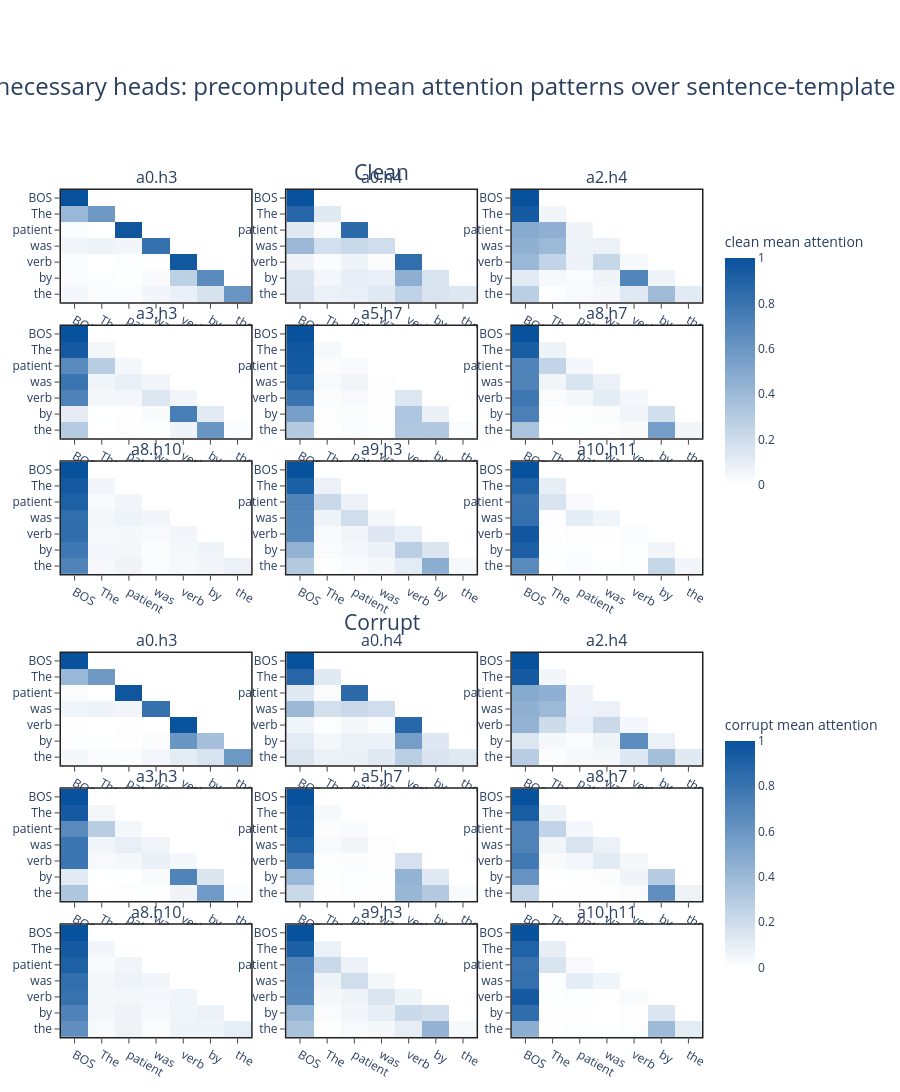

Notebook cell for this chart:
### Markdown cell above
## Attention Pattern Analysis For Necessary Heads

Load precomputed attention patterns for necessary heads. This notebook does not run the model for this section; generate or refresh the CSV on a GPU with `sbatch jobs/job.sh`. Rows are query positions and columns are key positions in the sentence template `The [patient] was [verb p.p] by the `.

### Code cell
SENTENCE_POSITION_ORDER = ["BOS", "The", "patient", "was", "verb", "by", "the"]
MODEL_DISPLAY_NAME = {
    "gpt2": "GPT-2",
    "meta-llama_Llama-3.2-3B": "Llama-3.2-3B",
    "Qwen_Qwen3-4B": "Qwen3-4B",
    "google_gemma-3-4b-pt": "Gemma-3-4B-PT",
}.get(MODEL_SLUG, MODEL_SLUG)


def latest_attention_pattern_file(model_slug: str = MODEL_SLUG):
    candidates = sorted(
        [*RESULTS_ROOT.glob("necessary_attention_patterns_*"), *RESULTS_ROOT.glob("necessary_circuit_diagnostics_*")],
        key=lambda path: path.stat().st_mtime,
    )
    for directory in reversed(candidates):
        attention_path = directory / "attention_pattern_summary.csv"
        if not attention_path.exists():
            continue
        try:
            slugs = set(pd.read_csv(attention_path, usecols=["model_slug"])["model_slug"].dropna().astype(str).unique())
        except Exception:
            continue
        if model_slug in slugs:
            return attention_path
    return None


attention_pattern_path = latest_attention_pattern_file()
if attention_pattern_path is None:
    attention_pattern_summary = pd.DataFrame()
    display(Markdown(
        "No precomputed attention-pattern CSV found for this model. Run "
        "`sbatch jobs/job.sh` from the repository root, then rerun this cell."
    ))
else:
    attention_pattern_summary = filter_slot(pd.read_csv(attention_pattern_path))
    necessary_heads = sorted(
        component_summary.loc[component_summary["component_type"] == "attn", "component"].dropna().astype(str).unique().tolist(),
        key=component_sort_key,
    )
    available_heads = [
        head for head in necessary_heads
        if head in set(attention_pattern_summary["component"].dropna().astype(str))
    ]
    if attention_pattern_summary.empty or not available_heads:
        display(Markdown(
            f"`{attention_pattern_path}` exists, but it has no rows for the selected slot "
            f"`{MODEL_SLUG}` / seed `{SEED}` / budget `{slot_row['selected_budget']}`. "
            "Regenerate it with `sbatch jobs/job.sh`."
        ))
    else:
        display(pd.DataFrame([{
            "attention_pattern_path": str(attention_pattern_path),
            "rows": len(attention_pattern_summary),
            "heads": len(available_heads),
        }]))

        heads_per_condition_row = 3
        condition_blocks = [
            ("clean", "Clean", "coloraxis"),
            ("corrupt", "Corrupt", "coloraxis2"),
        ]
        head_rows = int(np.ceil(len(available_heads) / heads_per_condition_row))
        spacer_rows = 1
        total_rows = head_rows * len(condition_blocks) + spacer_rows
        total_cols = heads_per_condition_row
        spacer_row = head_rows + 1
        row_heights = [1.0] * head_rows + [0.28] + [1.0] * head_rows

        subplot_titles = []
        for block_index, (_condition, _label, _coloraxis) in enumerate(condition_blocks):
            if block_index == 1:
                subplot_titles.extend([""] * heads_per_condition_row)
            for row_index in range(head_rows):
                row_heads = available_heads[
                    row_index * heads_per_condition_row : (row_index + 1) * heads_per_condition_row
                ]
                subplot_titles.extend([*row_heads, *([""] * (heads_per_condition_row - len(row_heads)))])

        pattern_fig = make_subplots(
            rows=total_rows,
            cols=total_cols,
            subplot_titles=subplot_titles,
            row_heights=row_heights,
            horizontal_spacing=0.055,
            vertical_spacing=0.028,
        )

        for head_index, component in enumerate(available_heads):
            head_row_index = head_index // heads_per_condition_row + 1
            col_index = head_index % heads_per_condition_row + 1
            for block_index, (condition, condition_label, coloraxis_name) in enumerate(condition_blocks):
                row_index = head_row_index if block_index == 0 else spacer_row + head_row_index
                matrix = (
                    attention_pattern_summary[
                        (attention_pattern_summary["component"].astype(str) == component)
                        & (attention_pattern_summary["condition"].astype(str) == condition)
                    ]
                    .pivot(index="query_token", columns="key_token", values="attention_mass_mean")
                    .reindex(index=SENTENCE_POSITION_ORDER, columns=SENTENCE_POSITION_ORDER)
                )
                pattern_fig.add_trace(
                    go.Heatmap(
                        z=matrix.to_numpy(),
                        x=matrix.columns.tolist(),
                        y=matrix.index.tolist(),
                        coloraxis=coloraxis_name,
                        hovertemplate=(
                            "condition=" + condition_label + "<br>"
                            "head=" + component + "<br>"
                            "query=%{y}<br>key=%{x}<br>attention=%{z:.4f}<extra></extra>"
                        ),
                    ),
                    row=row_index,
                    col=col_index,
                )
                pattern_fig.update_xaxes(
                    categoryorder="array",
                    categoryarray=SENTENCE_POSITION_ORDER,
                    showline=True,
                    mirror=True,
                    linewidth=1.5,
                    linecolor="#222222",
                    ticks="outside",
                    row=row_index,
                    col=col_index,
                )
                pattern_fig.update_yaxes(
                    categoryorder="array",
                    categoryarray=SENTENCE_POSITION_ORDER,
                    autorange="reversed",
                    showline=True,
                    mirror=True,
                    linewidth=1.5,
                    linecolor="#222222",
                    ticks="outside",
                    row=row_index,
                    col=col_index,
                )

        pattern_height = max(260 * (head_rows * len(condition_blocks)) + 300, 1180)
        pattern_fig.update_layout(
            title=dict(
                text=f"{MODEL_DISPLAY_NAME} necessary heads: precomputed mean attention patterns over sentence-template tokens",
                x=0.5,
                xanchor="center",
                font=dict(size=24),
            ),
            coloraxis=dict(
                colorscale=WHITE_BLUE_SCALE,
                cmin=0.0,
                cmax=1.0,
                colorbar=dict(title="clean mean attention", x=1.02, y=0.80, len=0.32),
            ),
            coloraxis2=dict(
                colorscale=WHITE_BLUE_SCALE,
                cmin=0.0,
                cmax=1.0,
                colorbar=dict(title="corrupt mean attention", x=1.02, y=0.23, len=0.32),
            ),
            height=pattern_height,
            margin=dict(l=55, r=110, t=190, b=45),
        )
        pattern_fig.add_annotation(
            text="Clean",
            x=0.5,
            y=1.04,
            xref="paper",
            yref="paper",
            showarrow=False,
            font=dict(size=21),
        )
        pattern_fig.add_annotation(
            text="Corrupt",
            x=0.5,
            y=0.49,
            xref="paper",
            yref="paper",
            showarrow=False,
            font=dict(size=21),
        )
        display(pattern_fig)
        display(attention_pattern_summary)

# Preserve the model-specific name used elsewhere during ad hoc notebook work.
globals()[f"{MODEL_SLUG.split('/')[-1].replace('-', '_').replace('.', '_')}_attention_pattern_summary"] = attention_pattern_summary

### Figure 1 — Plotly figure (JSON) as saved in the notebook; plotly's stock layout.template omitted (floating-point values rounded to 4 significant figures)
{"data": [{"coloraxis": "coloraxis", "hovertemplate": "condition=Clean<br>head=a0.h3<br>query=%{y}<br>key=%{x}<br>attention=%{z:.4f}<extra></extra>", "type": "heatmap", "x": ["BOS", "The", "patient", "was", "verb", "by", "the"], "xaxis": "x", "y": ["BOS", "The", "patient", "was", "verb", "by", "the"], "yaxis": "y", "z": [[1.0, 0.0, 0.0, 0.0, 0.0, 0.0, 0.0], [0.4127, 0.5873, 0.0, 0.0, 0.0, 0.0, 0.0], [0.02517, 0.00264, 0.9722, 0.0, 0.0, 0.0, 0.0], [0.05922, 0.07033, 0.05328, 0.8172, 0.0, 0.0, 0.0], [0.02355, 0.0008264, 0.01153, 0.00349, 0.9606, 0.0, 0.0], [0.02111, 0.01155, 0.008, 0.02667, 0.2669, 0.6658, 0.0], [0.04382, 0.02087, 0.01948, 0.05202, 0.08492, 0.1679, 0.611]]}, {"coloraxis": "coloraxis2", "hovertemplate": "condition=Corrupt<br>head=a0.h3<br>query=%{y}<br>key=%{x}<br>attention=%{z:.4f}<extra></extra>", "type": "heatmap", "x": ["BOS", "The", "patient", "was", "verb", "by", "the"], "xaxis": "x13", "y": ["BOS", "The", "patient", "was", "verb", "by", "the"], "yaxis": "y13", "z": [[1.0, 0.0, 0.0, 0.0, 0.0, 0.0, 0.0], [0.4127, 0.5873, 0.0, 0.0, 0.0, 0.0, 0.0], [0.02517, 0.00264, 0.9722, 0.0, 0.0, 0.0, 0.0], [0.05922, 0.07033, 0.05328, 0.8172, 0.0, 0.0, 0.0], [0.005798, 0.0001354, 0.002923, 0.000736, 0.9904, 0.0, 0.0], [0.01148, 0.006281, 0.004416, 0.0145, 0.6013, 0.3621, 0.0], [0.04262, 0.0203, 0.01893, 0.05059, 0.11, 0.1633, 0.5942]]}, {"coloraxis": "coloraxis", "hovertemplate": "condition=Clean<br>head=a0.h4<br>query=%{y}<br>key=%{x}<br>attention=%{z:.4f}<extra></extra>", "type": "heatmap", "x": ["BOS", "The", "patient", "was", "verb", "by", "the"], "xaxis": "x2", "y": ["BOS", "The", "patient", "was", "verb", "by", "the"], "yaxis": "y2", "z": [[1.0, 0.0, 0.0, 0.0, 0.0, 0.0, 0.0], [0.8784, 0.1216, 0.0, 0.0, 0.0, 0.0, 0.0], [0.1205, 0.02433, 0.8551, 0.0, 0.0, 0.0, 0.0], [0.403, 0.1831, 0.22, 0.1939, 0.0, 0.0, 0.0], [0.06219, 0.01916, 0.06484, 0.02037, 0.8334, 0.0, 0.0], [0.141, 0.04895, 0.09601, 0.09434, 0.4594, 0.1603, 0.0], [0.1552, 0.08077, 0.08937, 0.1257, 0.258, 0.1588, 0.1321]]}, {"coloraxis": "coloraxis2", "hovertemplate": "condition=Corrupt<br>head=a0.h4<br>query=%{y}<br>key=%{x}<br>attention=%{z:.4f}<extra></extra>", "type": "heatmap", "x": ["BOS", "The", "patient", "was", "verb", "by", "the"], "xaxis": "x14", "y": ["BOS", "The", "patient", "was", "verb", "by", "the"], "yaxis": "y14", "z": [[1.0, 0.0, 0.0, 0.0, 0.0, 0.0, 0.0], [0.8784, 0.1216, 0.0, 0.0, 0.0, 0.0, 0.0], [0.1205, 0.02433, 0.8551, 0.0, 0.0, 0.0, 0.0], [0.403, 0.1831, 0.22, 0.1939, 0.0, 0.0, 0.0], [0.05951, 0.01148, 0.04275, 0.01489, 0.8714, 0.0, 0.0], [0.1145, 0.03975, 0.07862, 0.0766, 0.5604, 0.1302, 0.0], [0.1517, 0.07893, 0.08732, 0.1228, 0.275, 0.1552, 0.1291]]}, {"coloraxis": "coloraxis", "hovertemplate": "condition=Clean<br>head=a2.h4<br>query=%{y}<br>key=%{x}<br>attention=%{z:.4f}<extra></extra>", "type": "heatmap", "x": ["BOS", "The", "patient", "was", "verb", "by", "the"], "xaxis": "x3", "y": ["BOS", "The", "patient", "was", "verb", "by", "the"], "yaxis": "y3", "z": [[1.0, 0.0, 0.0, 0.0, 0.0, 0.0, 0.0], [0.9472, 0.05279, 0.0, 0.0, 0.0, 0.0, 0.0], [0.4856, 0.4519, 0.06248, 0.0, 0.0, 0.0, 0.0], [0.4513, 0.3988, 0.07115, 0.07877, 0.0, 0.0, 0.0], [0.4115, 0.2453, 0.07536, 0.2305, 0.03735, 0.0, 0.0], [0.1185, 0.0359, 0.02031, 0.06133, 0.7006, 0.06342, 0.0], [0.2785, 0.01433, 0.0343, 0.03964, 0.1238, 0.3901, 0.1193]]}, {"coloraxis": "coloraxis2", "hovertemplate": "condition=Corrupt<br>head=a2.h4<br>query=%{y}<br>key=%{x}<br>attention=%{z:.4f}<extra></extra>", "type": "heatmap", "x": ["BOS", "The", "patient", "was", "verb", "by", "the"], "xaxis": "x15", "y": ["BOS", "The", "patient", "was", "verb", "by", "the"], "yaxis": "y15", "z": [[1.0, 0.0, 0.0, 0.0, 0.0, 0.0, 0.0], [0.9472, 0.05279, 0.0, 0.0, 0.0, 0.0, 0.0], [0.4856, 0.4519, 0.06248, 0.0, 0.0, 0.0, 0.0], [0.4513, 0.3988, 0.07115, 0.07877, 0.0, 0.0, 0.0], [0.4392, 0.2022, 0.09438, 0.2189, 0.04543, 0.0, 0.0], [0.1377, 0.03861, 0.02309, 0.06751, 0.6546, 0.07855, 0.0], [0.2873, 0.01439, 0.03441, 0.03969, 0.1329, 0.3699, 0.1213]]}, {"coloraxis": "coloraxis", "hovertemplate": "condition=Clean<br>head=a3.h3<br>query=%{y}<br>key=%{x}<br>attention=%{z:.4f}<extra></extra>", "type": "heatmap", "x": ["BOS", "The", "patient", "was", "verb", "by", "the"], "xaxis": "x4", "y": ["BOS", "The", "patient", "was", "verb", "by", "the"], "yaxis": "y4", "z": [[1.0, 0.0, 0.0, 0.0, 0.0, 0.0, 0.0], [0.9533, 0.04669, 0.0, 0.0, 0.0, 0.0, 0.0], [0.6736, 0.2829, 0.04348, 0.0, 0.0, 0.0, 0.0], [0.7926, 0.0601, 0.09213, 0.05516, 0.0, 0.0, 0.0], [0.716, 0.04222, 0.04982, 0.136, 0.05593, 0.0, 0.0], [0.107, 0.002637, 0.002932, 0.02722, 0.7437, 0.1164, 0.0], [0.297, 0.0002954, 0.009151, 0.006906, 0.06343, 0.608, 0.01526]]}, {"coloraxis": "coloraxis2", "hovertemplate": "condition=Corrupt<br>head=a3.h3<br>query=%{y}<br>key=%{x}<br>attention=%{z:.4f}<extra></extra>", "type": "heatmap", "x": ["BOS", "The", "patient", "was", "verb", "by", "the"], "xaxis": "x16", "y": ["BOS", "The", "patient", "was", "verb", "by", "the"], "yaxis": "y16", "z": [[1.0, 0.0, 0.0, 0.0, 0.0, 0.0, 0.0], [0.9533, 0.04669, 0.0, 0.0, 0.0, 0.0, 0.0], [0.6736, 0.2829, 0.04348, 0.0, 0.0, 0.0, 0.0], [0.7926, 0.0601, 0.09213, 0.05516, 0.0, 0.0, 0.0], [0.7917, 0.03288, 0.04232, 0.08867, 0.04444, 0.0, 0.0], [0.1164, 0.002154, 0.002093, 0.02612, 0.7072, 0.1461, 0.0], [0.3256, 0.0002929, 0.009094, 0.006976, 0.06117, 0.5819, 0.01494]]}, {"coloraxis": "coloraxis", "hovertemplate": "condition=Clean<br>head=a5.h7<br>query=%{y}<br>key=%{x}<br>attention=%{z:.4f}<extra></extra>", "type": "heatmap", "x": ["BOS", "The", "patient", "was", "verb", "by", "the"], "xaxis": "x5", "y": ["BOS", "The", "patient", "was", "verb", "by", "the"], "yaxis": "y5", "z": [[1.0, 0.0, 0.0, 0.0, 0.0, 0.0, 0.0], [0.963, 0.03701, 0.0, 0.0, 0.0, 0.0, 0.0], [0.9535, 0.01744, 0.02901, 0.0, 0.0, 0.0, 0.0], [0.903, 0.03103, 0.05644, 0.009489, 0.0, 0.0, 0.0], [0.8064, 0.01598, 0.03174, 0.005967, 0.1399, 0.0, 0.0], [0.5511, 0.009301, 0.01763, 0.004595, 0.3307, 0.08668, 0.0], [0.3069, 0.004535, 0.0166, 0.008004, 0.3235, 0.3148, 0.02567]]}, {"coloraxis": "coloraxis2", "hovertemplate": "condition=Corrupt<br>head=a5.h7<br>query=%{y}<br>key=%{x}<br>attention=%{z:.4f}<extra></extra>", "type": "heatmap", "x": ["BOS", "The", "patient", "was", "verb", "by", "the"], "xaxis": "x17", "y": ["BOS", "The", "patient", "was", "verb", "by", "the"], "yaxis": "y17", "z": [[1.0, 0.0, 0.0, 0.0, 0.0, 0.0, 0.0], [0.963, 0.03701, 0.0, 0.0, 0.0, 0.0, 0.0], [0.9535, 0.01744, 0.02901, 0.0, 0.0, 0.0, 0.0], [0.903, 0.03103, 0.05644, 0.009489, 0.0, 0.0, 0.0], [0.7923, 0.01162, 0.01913, 0.004957, 0.172, 0.0, 0.0], [0.4124, 0.006278, 0.01285, 0.006403, 0.4376, 0.1244, 0.0], [0.2155, 0.003091, 0.01355, 0.00948, 0.4189, 0.3108, 0.02879]]}, {"coloraxis": "coloraxis", "hovertemplate": "condition=Clean<br>head=a8.h7<br>query=%{y}<br>key=%{x}<br>attention=%{z:.4f}<extra></extra>", "type": "heatmap", "x": ["BOS", "The", "patient", "was", "verb", "by", "the"], "xaxis": "x6", "y": ["BOS", "The", "patient", "was", "verb", "by", "the"], "yaxis": "y6", "z": [[1.0, 0.0, 0.0, 0.0, 0.0, 0.0, 0.0], [0.9328, 0.06721, 0.0, 0.0, 0.0, 0.0, 0.0], [0.7102, 0.2455, 0.04429, 0.0, 0.0, 0.0, 0.0], [0.7095, 0.05485, 0.1565, 0.07917, 0.0, 0.0, 0.0], [0.7803, 0.02475, 0.04032, 0.1099, 0.04473, 0.0, 0.0], [0.7288, 0.003797, 0.008521, 0.0146, 0.0583, 0.1859, 0.0], [0.3401, 0.00199, 0.007448, 0.0088, 0.02651, 0.5632, 0.05195]]}, {"coloraxis": "coloraxis2", "hovertemplate": "condition=Corrupt<br>head=a8.h7<br>query=%{y}<br>key=%{x}<br>attention=%{z:.4f}<extra></extra>", "type": "heatmap", "x": ["BOS", "The", "patient", "was", "verb", "by", "the"], "xaxis": "x18", "y": ["BOS", "The", "patient", "was", "verb", "by", "the"], "yaxis": "y18", "z": [[1.0, 0.0, 0.0, 0.0, 0.0, 0.0, 0.0], [0.9328, 0.06721, 0.0, 0.0, 0.0, 0.0, 0.0], [0.7102, 0.2455, 0.04429, 0.0, 0.0, 0.0, 0.0], [0.7095, 0.05485, 0.1565, 0.07917, 0.0, 0.0, 0.0], [0.7673, 0.02598, 0.04937, 0.1179, 0.03947, 0.0, 0.0], [0.6186, 0.002374, 0.007329, 0.01677, 0.06121, 0.2938, 0.0], [0.2515, 0.0009812, 0.004352, 0.005949, 0.0258, 0.6438, 0.06755]]}, {"coloraxis": "coloraxis", "hovertemplate": "condition=Clean<br>head=a8.h10<br>query=%{y}<br>key=%{x}<br>attention=%{z:.4f}<extra></extra>", "type": "heatmap", "x": ["BOS", "The", "patient", "was", "verb", "by", "the"], "xaxis": "x7", "y": ["BOS", "The", "patient", "was", "verb", "by", "the"], "yaxis": "y7", "z": [[1.0, 0.0, 0.0, 0.0, 0.0, 0.0, 0.0], [0.9474, 0.0526, 0.0, 0.0, 0.0, 0.0, 0.0], [0.9145, 0.02894, 0.05653, 0.0, 0.0, 0.0, 0.0], [0.832, 0.04562, 0.06877, 0.05357, 0.0, 0.0, 0.0], [0.8368, 0.03519, 0.03945, 0.03398, 0.0546, 0.0, 0.0], [0.7776, 0.05007, 0.04765, 0.0193, 0.04133, 0.06404, 0.0], [0.7093, 0.0383, 0.06254, 0.02097, 0.03826, 0.05069, 0.07992]]}, {"coloraxis": "coloraxis2", "hovertemplate": "condition=Corrupt<br>head=a8.h10<br>query=%{y}<br>key=%{x}<br>attention=%{z:.4f}<extra></extra>", "type": "heatmap", "x": ["BOS", "The", "patient", "was", "verb", "by", "the"], "xaxis": "x19", "y": ["BOS", "The", "patient", "was", "verb", "by", "the"], "yaxis": "y19", "z": [[1.0, 0.0, 0.0, 0.0, 0.0, 0.0, 0.0], [0.9474, 0.0526, 0.0, 0.0, 0.0, 0.0, 0.0], [0.9145, 0.02894, 0.05653, 0.0, 0.0, 0.0, 0.0], [0.832, 0.04562, 0.06877, 0.05357, 0.0, 0.0, 0.0], [0.8091, 0.03876, 0.04725, 0.04512, 0.05978, 0.0, 0.0], [0.7175, 0.04685, 0.0668, 0.03635, 0.0589, 0.07362, 0.0], [0.6428, 0.03065, 0.06718, 0.02527, 0.06506, 0.06399, 0.1051]]}, {"coloraxis": "coloraxis", "hovertemplate": "condition=Clean<br>head=a9.h3<br>query=%{y}<br>key=%{x}<br>attention=%{z:.4f}<extra></extra>", "type": "heatmap", "x": ["BOS", "The", "patient", "was", "verb", "by", "the"], "xaxis": "x8", "y": ["BOS", "The", "patient", "was", "verb", "by", "the"], "yaxis": "y8", "z": [[1.0, 0.0, 0.0, 0.0, 0.0, 0.0, 0.0], [0.9217, 0.07832, 0.0, 0.0, 0.0, 0.0, 0.0], [0.7085, 0.2181, 0.07343, 0.0, 0.0, 0.0, 0.0], [0.6972, 0.06822, 0.1918, 0.04277, 0.0, 0.0, 0.0], [0.6924, 0.02689, 0.05545, 0.1313, 0.09396, 0.0, 0.0], [0.4395, 0.02261, 0.04396, 0.07528, 0.2758, 0.1428, 0.0], [0.3056, 0.007756, 0.02607, 0.04234, 0.1148, 0.4667, 0.03669]]}, {"coloraxis": "coloraxis2", "hovertemplate": "condition=Corrupt<br>head=a9.h3<br>query=%{y}<br>key=%{x}<br>attention=%{z:.4f}<extra></extra>", "type": "heatmap", "x": ["BOS", "The", "patient", "was", "verb", "by", "the"], "xaxis": "x20", "y": ["BOS", "The", "patient", "was", "verb", "by", "the"], "yaxis": "y20", "z": [[1.0, 0.0, 0.0, 0.0, 0.0, 0.0, 0.0], [0.9217, 0.07832, 0.0, 0.0, 0.0, 0.0, 0.0], [0.7085, 0.2181, 0.07343, 0.0, 0.0, 0.0, 0.0], [0.6972, 0.06822, 0.1918, 0.04277, 0.0, 0.0, 0.0], [0.6856, 0.03863, 0.06498, 0.1473, 0.06349, 0.0, 0.0], [0.4326, 0.02211, 0.05248, 0.09516, 0.2124, 0.1853, 0.0], [0.3454, 0.007799, 0.03402, 0.04192, 0.1006, 0.435, 0.03533]]}, {"coloraxis": "coloraxis", "hovertemplate": "condition=Clean<br>head=a10.h11<br>query=%{y}<br>key=%{x}<br>attention=%{z:.4f}<extra></extra>", "type": "heatmap", "x": ["BOS", "The", "patient", "was", "verb", "by", "the"], "xaxis": "x9", "y": ["BOS", "The", "patient", "was", "verb", "by", "the"], "yaxis": "y9", "z": [[1.0, 0.0, 0.0, 0.0, 0.0, 0.0, 0.0], [0.9032, 0.09678, 0.0, 0.0, 0.0, 0.0, 0.0], [0.8115, 0.1568, 0.03174, 0.0, 0.0, 0.0, 0.0], [0.8219, 0.01194, 0.1073, 0.05887, 0.0, 0.0, 0.0], [0.9659, 0.0055, 0.009203, 0.004401, 0.01499, 0.0, 0.0], [0.9168, 0.002588, 0.01017, 0.0008035, 0.01244, 0.05725, 0.0], [0.6739, 0.004783, 0.02331, 0.002659, 0.01242, 0.23, 0.05287]]}, {"coloraxis": "coloraxis2", "hovertemplate": "condition=Corrupt<br>head=a10.h11<br>query=%{y}<br>key=%{x}<br>attention=%{z:.4f}<extra></extra>", "type": "heatmap", "x": ["BOS", "The", "patient", "was", "verb", "by", "the"], "xaxis": "x21", "y": ["BOS", "The", "patient", "was", "verb", "by", "the"], "yaxis": "y21", "z": [[1.0, 0.0, 0.0, 0.0, 0.0, 0.0, 0.0], [0.9032, 0.09678, 0.0, 0.0, 0.0, 0.0, 0.0], [0.8115, 0.1568, 0.03174, 0.0, 0.0, 0.0, 0.0], [0.8219, 0.01194, 0.1073, 0.05887, 0.0, 0.0, 0.0], [0.9469, 0.006088, 0.01143, 0.005719, 0.02981, 0.0, 0.0], [0.8387, 0.003483, 0.006041, 0.001111, 0.009602, 0.141, 0.0], [0.4648, 0.003472, 0.0118, 0.002556, 0.01034, 0.3968, 0.1102]]}], "layout": {"annotations": [{"font": {"size": 16}, "showarrow": false, "text": "a0.h3", "x": 0.1483, "xanchor": "center", "xref": "paper", "y": 1, "yanchor": "bottom", "yref": "paper"}, {"font": {"size": 16}, "showarrow": false, "text": "a0.h4", "x": 0.5, "xanchor": "center", "xref": "paper", "y": 1, "yanchor": "bottom", "yref": "paper"}, {"font": {"size": 16}, "showarrow": false, "text": "a2.h4", "x": 0.8517, "xanchor": "center", "xref": "paper", "y": 1, "yanchor": "bottom", "yref": "paper"}, {"font": {"size": 16}, "showarrow": false, "text": "a3.h3", "x": 0.1483, "xanchor": "center", "xref": "paper", "y": 0.8395, "yanchor": "bottom", "yref": "paper"}, {"font": {"size": 16}, "showarrow": false, "text": "a5.h7", "x": 0.5, "xanchor": "center", "xref": "paper", "y": 0.8395, "yanchor": "bottom", "yref": "paper"}, {"font": {"size": 16}, "showarrow": false, "text": "a8.h7", "x": 0.8517, "xanchor": "center", "xref": "paper", "y": 0.8395, "yanchor": "bottom", "yref": "paper"}, {"font": {"size": 16}, "showarrow": false, "text": "a8.h10", "x": 0.1483, "xanchor": "center", "xref": "paper", "y": 0.679, "yanchor": "bottom", "yref": "paper"}, {"font": {"size": 16}, "showarrow": false, "text": "a9.h3", "x": 0.5, "xanchor": "center", "xref": "paper", "y": 0.679, "yanchor": "bottom", "yref": "paper"}, {"font": {"size": 16}, "showarrow": false, "text": "a10.h11", "x": 0.8517, "xanchor": "center", "xref": "paper", "y": 0.679, "yanchor": "bottom", "yref": "paper"}, {"font": {"size": 16}, "showarrow": false, "text": "a0.h3", "x": 0.1483, "xanchor": "center", "xref": "paper", "y": 0.4535, "yanchor": "bottom", "yref": "paper"}, {"font": {"size": 16}, "showarrow": false, "text": "a0.h4", "x": 0.5, "xanchor": "center", "xref": "paper", "y": 0.4535, "yanchor": "bottom", "yref": "paper"}, {"font": {"size": 16}, "showarrow": false, "text": "a2.h4", "x": 0.8517, "xanchor": "center", "xref": "paper", "y": 0.4535, "yanchor": "bottom", "yref": "paper"}, {"font": {"size": 16}, "showarrow": false, "text": "a3.h3", "x": 0.1483, "xanchor": "center", "xref": "paper", "y": 0.293, "yanchor": "bottom", "yref": "paper"}, {"font": {"size": 16}, "showarrow": false, "text": "a5.h7", "x": 0.5, "xanchor": "center", "xref": "paper", "y": 0.293, "yanchor": "bottom", "yref": "paper"}, {"font": {"size": 16}, "showarrow": false, "text": "a8.h7", "x": 0.8517, "xanchor": "center", "xref": "paper", "y": 0.293, "yanchor": "bottom", "yref": "paper"}, {"font": {"size": 16}, "showarrow": false, "text": "a8.h10", "x": 0.1483, "xanchor": "center", "xref": "paper", "y": 0.1325, "yanchor": "bottom", "yref": "paper"}, {"font": {"size": 16}, "showarrow": false, "text": "a9.h3", "x": 0.5, "xanchor": "center", "xref": "paper", "y": 0.1325, "yanchor": "bottom", "yref": "paper"}, {"font": {"size": 16}, "showarrow": false, "text": "a10.h11", "x": 0.8517, "xanchor": "center", "xref": "paper", "y": 0.1325, "yanchor": "bottom", "yref": "paper"}, {"font": {"size": 21}, "showarrow": false, "text": "Clean", "x": 0.5, "xref": "paper", "y": 1.04, "yref": "paper"}, {"font": {"size": 21}, "showarrow": false, "text": "Corrupt", "x": 0.5, "xref": "paper", "y": 0.49, "yref": "paper"}], "coloraxis": {"cmax": 1, "cmin": 0, "colorbar": {"len": 0.32, "title": {"text": "clean mean attention"}, "x": 1.02, "y": 0.8}, "colorscale": [[0, "#ffffff"], [1, "#08519c"]]}, "coloraxis2": {"cmax": 1, "cmin": 0, "colorbar": {"len": 0.32, "title": {"text": "corrupt mean attention"}, "x": 1.02, "y": 0.23}, "colorscale": [[0, "#ffffff"], [1, "#08519c"]]}, "height": 1860, "margin": {"b": 45, "l": 55, "r": 110, "t": 190}, "title": {"font": {"size": 24}, "text": "GPT-2 necessary heads: precomputed mean attention patterns over sentence-template tokens", "x": 0.5, "xanchor": "center"}, "xaxis": {"anchor": "y", "categoryarray": ["BOS", "The", "patient", "was", "verb", "by", "the"], "categoryorder": "array", "domain": [0, 0.2967], "linecolor": "#222222", "linewidth": 1.5, "mirror": true, "showline": true, "ticks": "outside"}, "xaxis10": {"anchor": "y10", "domain": [0, 0.2967]}, "xaxis11": {"anchor": "y11", "domain": [0.3517, 0.6483]}, "xaxis12": {"anchor": "y12", "domain": [0.7033, 1]}, "xaxis13": {"anchor": "y13", "categoryarray": ["BOS", "The", "patient", "was", "verb", "by", "the"], "categoryorder": "array", "domain": [0, 0.2967], "linecolor": "#222222", "linewidth": 1.5, "mirror": true, "showline": true, "ticks": "outside"}, "xaxis14": {"anchor": "y14", "categoryarray": ["BOS", "The", "patient", "was", "verb", "by", "the"], "categoryorder": "array", "domain": [0.3517, 0.6483], "linecolor": "#222222", "linewidth": 1.5, "mirror": true, "showline": true, "ticks": "outside"}, "xaxis15": {"anchor": "y15", "categoryarray": ["BOS", "The", "patient", "was", "verb", "by", "the"], "categoryorder": "array", "domain": [0.7033, 1], "linecolor": "#222222", "linewidth": 1.5, "mirror": true, "showline": true, "ticks": "outside"}, "xaxis16": {"anchor": "y16", "categoryarray": ["BOS", "The", "patient", "was", "verb", "by", "the"], "categoryorder": "array", "domain": [0, 0.2967], "linecolor": "#222222", "linewidth": 1.5, "mirror": true, "showline": true, "ticks": "outside"}, "xaxis17": {"anchor": "y17", "categoryarray": ["BOS", "The", "patient", "was", "verb", "by", "the"], "categoryorder": "array", "domain": [0.3517, 0.6483], "linecolor": "#222222", "linewidth": 1.5, "mirror": true, "showline": true, "ticks": "outside"}, "xaxis18": {"anchor": "y18", "categoryarray": ["BOS", "The", "patient", "was", "verb", "by", "the"], "categoryorder": "array", "domain": [0.7033, 1], "linecolor": "#222222", "linewidth": 1.5, "mirror": true, "showline": true, "ticks": "outside"}, "xaxis19": {"anchor": "y19", "categoryarray": ["BOS", "The", "patient", "was", "verb", "by", "the"], "categoryorder": "array", "domain": [0, 0.2967], "linecolor": "#222222", "linewidth": 1.5, "mirror": true, "showline": true, "ticks": "outside"}, "xaxis2": {"anchor": "y2", "categoryarray": ["BOS", "The", "patient", "was", "verb", "by", "the"], "categoryorder": "array", "domain": [0.3517, 0.6483], "linecolor": "#222222", "linewidth": 1.5, "mirror": true, "showline": true, "ticks": "outside"}, "xaxis20": {"anchor": "y20", "categoryarray": ["BOS", "The", "patient", "was", "verb", "by", "the"], "categoryorder": "array", "domain": [0.3517, 0.6483], "linecolor": "#222222", "linewidth": 1.5, "mirror": true, "showline": true, "ticks": "outside"}, "xaxis21": {"anchor": "y21", "categoryarray": ["BOS", "The", "patient", "was", "verb", "by", "the"], "categoryorder": "array", "domain": [0.7033, 1], "linecolor": "#222222", "linewidth": 1.5, "mirror": true, "showline": true, "ticks": "outside"}, "xaxis3": {"anchor": "y3", "categoryarray": ["BOS", "The", "patient", "was", "verb", "by", "the"], "categoryorder": "array", "domain": [0.7033, 1], "linecolor": "#222222", "linewidth": 1.5, "mirror": true, "showline": true, "ticks": "outside"}, "xaxis4": {"anchor": "y4", "categoryarray": ["BOS", "The", "patient", "was", "verb", "by", "the"], "categoryorder": "array", "domain": [0, 0.2967], "linecolor": "#222222", "linewidth": 1.5, "mirror": true, "showline": true, "ticks": "outside"}, "xaxis5": {"anchor": "y5", "categoryarray": ["BOS", "The", "patient", "was", "verb", "by", "the"], "categoryorder": "array", "domain": [0.3517, 0.6483], "linecolor": "#222222", "linewidth": 1.5, "mirror": true, "showline": true, "ticks": "outside"}, "xaxis6": {"anchor": "y6", "categoryarray": ["BOS", "The", "patient", "was", "verb", "by", "the"], "categoryorder": "array", "domain": [0.7033, 1], "linecolor": "#222222", "linewidth": 1.5, "mirror": true, "showline": true, "ticks": "outside"}, "xaxis7": {"anchor": "y7", "categoryarray": ["BOS", "The", "patient", "was", "verb", "by", "the"], "categoryorder": "array", "domain": [0, 0.2967], "linecolor": "#222222", "linewidth": 1.5, "mirror": true, "showline": true, "ticks": "outside"}, "xaxis8": {"anchor": "y8", "categoryarray": ["BOS", "The", "patient", "was", "verb", "by", "the"], "categoryorder": "array", "domain": [0.3517, 0.6483], "linecolor": "#222222", "linewidth": 1.5, "mirror": true, "showline": true, "ticks": "outside"}, "xaxis9": {"anchor": "y9", "categoryarray": ["BOS", "The", "patient", "was", "verb", "by", "the"], "categoryorder": "array", "domain": [0.7033, 1], "linecolor": "#222222", "linewidth": 1.5, "mirror": true, "showline": true, "ticks": "outside"}, "yaxis": {"anchor": "x", "autorange": "reversed", "categoryarray": ["BOS", "The", "patient", "was", "verb", "by", "the"], "categoryorder": "array", "domain": [0.8675, 1], "linecolor": "#222222", "linewidth": 1.5, "mirror": true, "showline": true, "ticks": "outside"}, "yaxis10": {"anchor": "x10", "domain": [0.4815, 0.5185]}, "yaxis11": {"anchor": "x11", "domain": [0.4815, 0.5185]}, "yaxis12": {"anchor": "x12", "domain": [0.4815, 0.5185]}, "yaxis13": {"anchor": "x13", "autorange": "reversed", "categoryarray": ["BOS", "The", "patient", "was", "verb", "by", "the"], "categoryorder": "array", "domain": [0.321, 0.4535], "linecolor": "#222222", "linewidth": 1.5, "mirror": true, "showline": true, "ticks": "outside"}, "yaxis14": {"anchor": "x14", "autorange": "reversed", "categoryarray": ["BOS", "The", "patient", "was", "verb", "by", "the"], "categoryorder": "array", "domain": [0.321, 0.4535], "linecolor": "#222222", "linewidth": 1.5, "mirror": true, "showline": true, "ticks": "outside"}, "yaxis15": {"anchor": "x15", "autorange": "reversed", "categoryarray": ["BOS", "The", "patient", "was", "verb", "by", "the"], "categoryorder": "array", "domain": [0.321, 0.4535], "linecolor": "#222222", "linewidth": 1.5, "mirror": true, "showline": true, "ticks": "outside"}, "yaxis16": {"anchor": "x16", "autorange": "reversed", "categoryarray": ["BOS", "The", "patient", "was", "verb", "by", "the"], "categoryorder": "array", "domain": [0.1605, 0.293], "linecolor": "#222222", "linewidth": 1.5, "mirror": true, "showline": true, "ticks": "outside"}, "yaxis17": {"anchor": "x17", "autorange": "reversed", "categoryarray": ["BOS", "The", "patient", "was", "verb", "by", "the"], "categoryorder": "array", "domain": [0.1605, 0.293], "linecolor": "#222222", "linewidth": 1.5, "mirror": true, "showline": true, "ticks": "outside"}, "yaxis18": {"anchor": "x18", "autorange": "reversed", "categoryarray": ["BOS", "The", "patient", "was", "verb", "by", "the"], "categoryorder": "array", "domain": [0.1605, 0.293], "linecolor": "#222222", "linewidth": 1.5, "mirror": true, "showline": true, "ticks": "outside"}, "yaxis19": {"anchor": "x19", "autorange": "reversed", "categoryarray": ["BOS", "The", "patient", "was", "verb", "by", "the"], "categoryorder": "array", "domain": [0, 0.1325], "linecolor": "#222222", "linewidth": 1.5, "mirror": true, "showline": true, "ticks": "outside"}, "yaxis2": {"anchor": "x2", "autorange": "reversed", "categoryarray": ["BOS", "The", "patient", "was", "verb", "by", "the"], "categoryorder": "array", "domain": [0.8675, 1], "linecolor": "#222222", "linewidth": 1.5, "mirror": true, "showline": true, "ticks": "outside"}, "yaxis20": {"anchor": "x20", "autorange": "reversed", "categoryarray": ["BOS", "The", "patient", "was", "verb", "by", "the"], "categoryorder": "array", "domain": [0, 0.1325], "linecolor": "#222222", "linewidth": 1.5, "mirror": true, "showline": true, "ticks": "outside"}, "yaxis21": {"anchor": "x21", "autorange": "reversed", "categoryarray": ["BOS", "The", "patient", "was", "verb", "by", "the"], "categoryorder": "array", "domain": [0, 0.1325], "linecolor": "#222222", "linewidth": 1.5, "mirror": true, "showline": true, "ticks": "outside"}, "yaxis3": {"anchor": "x3", "autorange": "reversed", "categoryarray": ["BOS", "The", "patient", "was", "verb", "by", "the"], "categoryorder": "array", "domain": [0.8675, 1], "linecolor": "#222222", "linewidth": 1.5, "mirror": true, "showline": true, "ticks": "outside"}, "yaxis4": {"anchor": "x4", "autorange": "reversed", "categoryarray": ["BOS", "The", "patient", "was", "verb", "by", "the"], "categoryorder": "array", "domain": [0.707, 0.8395], "linecolor": "#222222", "linewidth": 1.5, "mirror": true, "showline": true, "ticks": "outside"}, "yaxis5": {"anchor": "x5", "autorange": "reversed", "categoryarray": ["BOS", "The", "patient", "was", "verb", "by", "the"], "categoryorder": "array", "domain": [0.707, 0.8395], "linecolor": "#222222", "linewidth": 1.5, "mirror": true, "showline": true, "ticks": "outside"}, "yaxis6": {"anchor": "x6", "autorange": "reversed", "categoryarray": ["BOS", "The", "patient", "was", "verb", "by", "the"], "categoryorder": "array", "domain": [0.707, 0.8395], "linecolor": "#222222", "linewidth": 1.5, "mirror": true, "showline": true, "ticks": "outside"}, "yaxis7": {"anchor": "x7", "autorange": "reversed", "categoryarray": ["BOS", "The", "patient", "was", "verb", "by", "the"], "categoryorder": "array", "domain": [0.5465, 0.679], "linecolor": "#222222", "linewidth": 1.5, "mirror": true, "showline": true, "ticks": "outside"}, "yaxis8": {"anchor": "x8", "autorange": "reversed", "categoryarray": ["BOS", "The", "patient", "was", "verb", "by", "the"], "categoryorder": "array", "domain": [0.5465, 0.679], "linecolor": "#222222", "linewidth": 1.5, "mirror": true, "showline": true, "ticks": "outside"}, "yaxis9": {"anchor": "x9", "autorange": "reversed", "categoryarray": ["BOS", "The", "patient", "was", "verb", "by", "the"], "categoryorder": "array", "domain": [0.5465, 0.679], "linecolor": "#222222", "linewidth": 1.5, "mirror": true, "showline": true, "ticks": "outside"}}}
